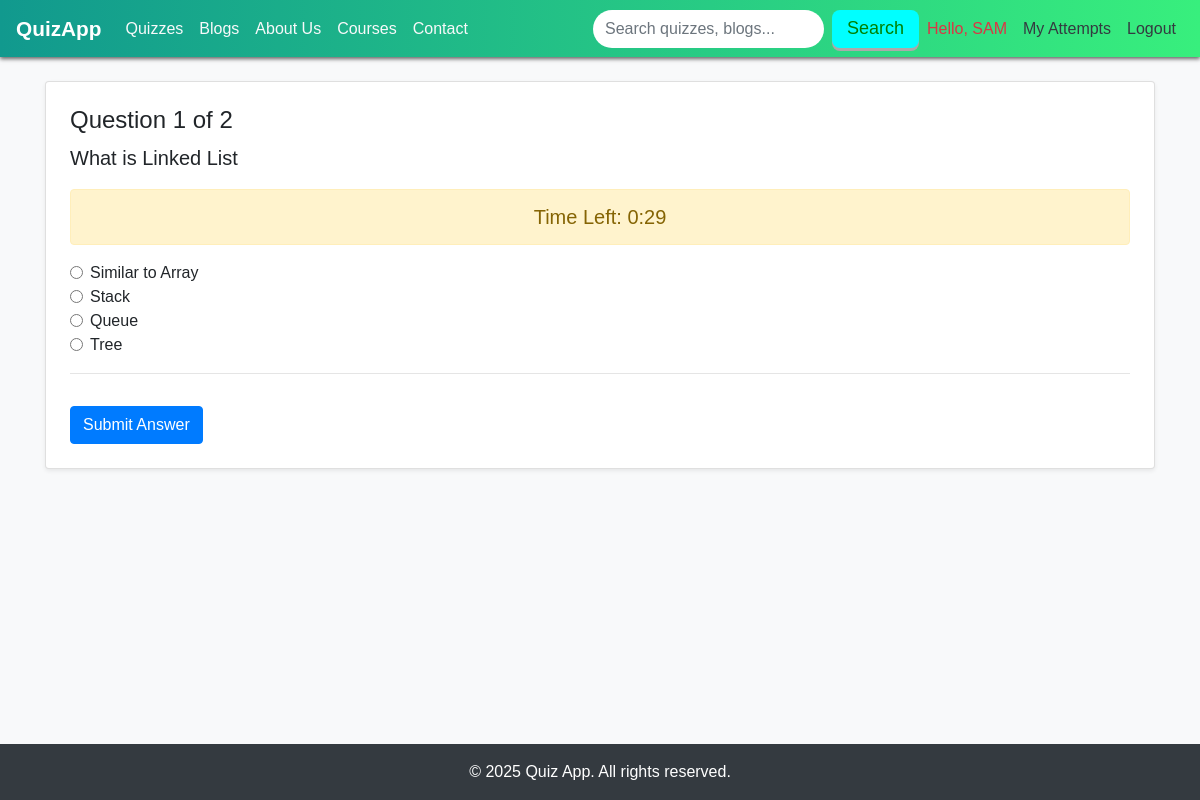
Page /quiz/5/attempt/ (signed in) on the committed database.
### core/models.py (models this page shows, shortened)
class Question(models.Model):
    quiz = models.ForeignKey(Quiz, on_delete=models.CASCADE)
    text = models.TextField()

class Option(models.Model):
    question = models.ForeignKey(Question, on_delete=models.CASCADE, related_name='options')
    text = models.CharField(max_length=255)
    is_correct = models.BooleanField(default=False)

### core/views.py (the view, shortened to what this page needs)
# urls.py: path('quiz/<int:quiz_id>/attempt/', views.attempt_quiz, name='attempt_quiz'),
@login_required
def attempt_quiz(request, quiz_id):
    quiz = get_object_or_404(Quiz, pk=quiz_id)
    questions = quiz.question_set.all()
    if 'question_index' not in request.session:
        request.session['question_index'] = 0
        request.session['score'] = 0
        request.session['answers'] = {}
    question_index = request.session['question_index']
    if question_index >= len(questions):
        return redirect('quiz_result', quiz_id=quiz_id)
    current_question = questions[question_index]
    options = current_question.options.all()
    return render(request, 'core/quiz_attempt.html', {
        'question': current_question,
        'options': options,
        'question_number': question_index + 1,
        'total_questions': len(questions),
    })

### templates/core/quiz_attempt.html (shortened to what this page needs)
{% extends 'core/base.html' %}
{% block content %}
<div class="card shadow-sm p-4">
    <h4>Question {{ question_number }} of {{ total_questions }}</h4>
    <p class="lead">{{ question.text }}</p>
    <div class="alert alert-warning text-center" id="timer" style="font-size: 20px;"></div>
    <form method="post" id="quiz-form">
        {% for option in options %}
            <div class="form-check">
                <input class="form-check-input" type="radio" name="option" id="option {{ option.id }}" value="{{ option.id }}">
                <label class="form-check-label" for="option {{ option.id }}">
                    {{ option.text }}
                </label>
            </div>
        {% endfor %}
        <hr>
        <button type="submit" class="btn btn-primary mt-3">Submit Answer</button>
    </form>
</div>
{% endblock %}

### templates/core/base.html (shortened to what this page needs)
{% load static %}
<!DOCTYPE html>
<html lang="en">
<head>
    <link rel="stylesheet" href="https://stackpath.bootstrapcdn.com/bootstrap/4.5.2/css/bootstrap.min.css">
    <link rel="stylesheet" href="{% static 'css/style.css' %}">
    <link rel="stylesheet" href="{% static 'core/style.css' %}">
    <link rel="stylesheet" href="https://cdnjs.cloudflare.com/ajax/libs/animate.css/4.1.1/animate.min.css"/>
</head>
<body>
    <nav class="navbar navbar-expand-lg navbar-dark sticky-top custom-sticky-navbar nav_back">
        {% if not user.is_staff %}
            <a class="navbar-brand animate__animated animate__pulse animate__infinite" href="{% url 'home' %}">QuizApp</a>
        {% else %}
            <a class="navbar-brand" href="{% url 'admin_dashboard' %}">QuizApp</a>
        {% endif %}
        <div class="collapse navbar-collapse" id="navbarNavDropdown">
            <ul class="navbar-nav mr-auto">
                {% if user.is_authenticated and not user.is_staff %}
                    <li class="nav-item"><a class="nav-link text-light" href="{% url 'quiz_list' %}">Quizzes</a></li>
                    <li class="nav-item"><a class="nav-link text-light" href="{% url 'blog_list' %}">Blogs</a></li>
                    <li class="nav-item"><a class="nav-link text-light" href="{% url 'about' %}">About Us</a></li>
                    <li class="nav-item"><a class="nav-link text-light" href="{% url 'course' %}">Courses</a></li>
                    <li class="nav-item"><a class="nav-link text-light" href="{% url 'contact' %}">Contact</a></li>
                {% endif %}
            </ul>
            <form class="d-flex me-3" method="get" action="{% url 'search' %}">
                <input id="search_button" class="form-control me-2" type="search" name="q" placeholder="Search quizzes, blogs...">
                <button class="btn btn-info ml-2" id="search_btn" type="submit">Search</button>
            </form>
            <ul class="navbar-nav">
                {% if user.is_authenticated %}
                    <li class="nav-item">
                        <a class="nav-link text-danger" style="text-decoration:2px 2px 1px grey">Hello, {{ user.username|upper }}</a>
                    </li>
                    <li class="nav-item">
                        <a class="nav-link text-dark" href="{% url 'my_attempts' %}">My Attempts</a>
                    </li>
                    <li class="nav-item">
                        <a class="nav-link text-dark" href="{% url 'logout' %}">Logout</a>
                    </li>
                {% else %}
                    <li class="nav-item"><a class="nav-link text-dark" href="{% url 'login' %}">Login</a></li>
                    <li class="nav-item"><a class="nav-link text-dark" href="{% url 'register' %}">Register</a></li>
                {% endif %}
            </ul>
        </div>
      </nav>
    <div class="container mt-4 main-content">
        {% block content %}{% endblock %}
    </div>
    <footer class="bg-dark text-white text-center py-3 mt-5">
        &copy; 2025 Quiz App. All rights reserved.
    </footer>
</body>
</html>

### static/css/style.css (style rules this page uses)
body { font-family: 'Segoe UI', sans-serif; }
.custom-sticky-navbar { position: sticky; top: 0; z-index: 1020; box-shadow: 0 2px 4px rgba(0, 0, 0, 0.6); }
.nav_back { background: linear-gradient(90deg, #11998e 0%, #38ef7d 100%) !important; }
#search_button { border-radius: 20px; border:None; }
#search_btn { background-color:aqua; color: green; padding: 5px 15px; border: none; border-radius: 8px; font-size: 18px; cursor: pointer; outline: none; position: relative; box-shadow: 0 3px 0 #aaa; transition: all 0.1s ease-in-out; }

### static/core/style.css (style rules this page uses)
.card { box-shadow: 0 0 10px rgba(0,0,0,0.05); }
.navbar-brand { font-weight: bold; font-size: 1.3rem; }
html, body { height: 100%; margin: 0; display: flex; flex-direction: column; }
body { font-family: Arial, sans-serif; background-color: #f8f9fa; }
.main-content { flex: 1; }
footer { background-color: #343a40; color: white; padding: 1rem; text-align: center; }

### rows in the picture
Question: text "What is Linked List"
Option: text "Similar to Array"
Option: text "Stack"
Option: text "Queue"
Option: text "Tree"

### other values in the picture
{{ user.username|upper }} "SAM"
{{ question_number }} "1"
{{ total_questions }} "2"
